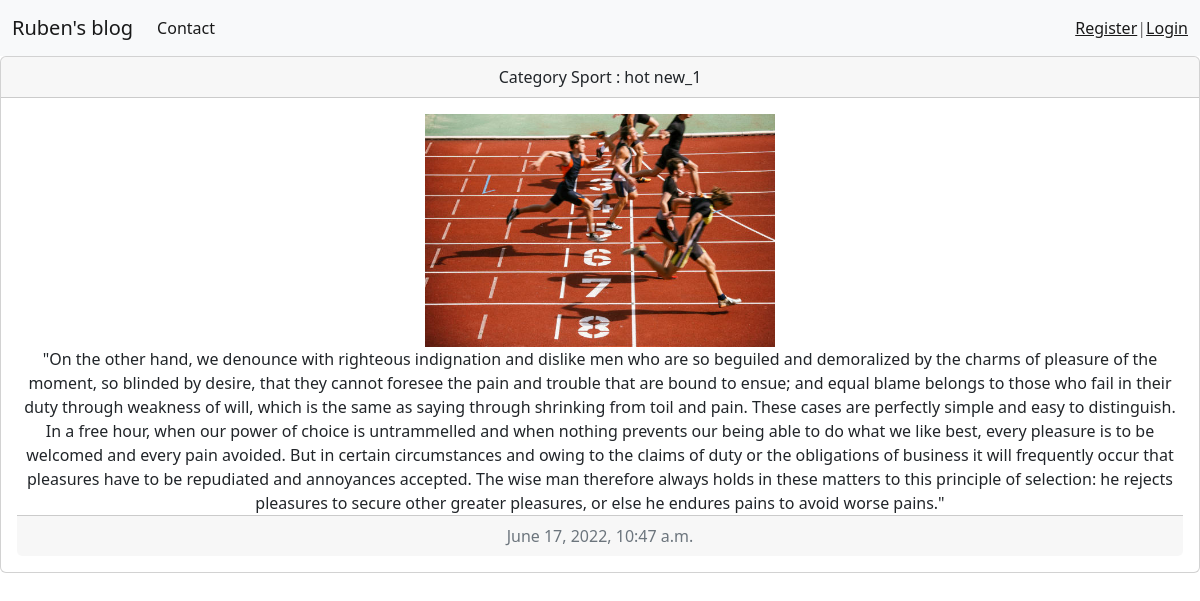
The app's page /oneform/12/ with its own data.
### main/models.py (models this page shows, shortened)
class Form(models.Model):
    title = models.CharField(max_length=20)
    content = models.TextField()
    image = models.ImageField(upload_to='phtos/%Y/%m/%d/')
    published = models.DateTimeField(auto_now_add=True)
    category = models.ForeignKey(Category, on_delete=models.CASCADE)
    class Meta:
        ordering = ['-published']

class Category(models.Model):
    title = models.CharField(max_length=15)
    def __str__(self):
        return self.title

### main/views.py (the view)
# urls.py: path('oneform/<int:pk>/', Oneform.as_view(), name ='one new'),
class Oneform(MyMixin, DetailView):
    model = Form
    context_object_name = 'form'
    template_name = 'main/oneform.html'
    def get_context_data(self, **kwargs):
        context = super().get_context_data(**kwargs)
        get_context = self.get_context()
        return dict(list(context.items()) + list(get_context.items()))

### main/utlis.py (called while the page is built)
    def get_context(self, **kwargs):
        context = kwargs
        categories = Category.objects.all()
        context['categories'] = categories
        return context

### main/templates/main/oneform.html (shortened to what this page needs)
{% extends 'main/base.html' %}
{% block body %}
<div class="card text-center">
    <div class="card-header">
        Category {{ form.category }} : {{ form.title }}
    </div>
    <div class="card-body">
      <div class="media">
        <img src="{{ form.image.url }}" alt="" width="350">
        <div class="media-body">
          <p class="card-text">{{ form.content}}</p>
    </div>
    <div class="card-footer text-muted">
      {{ form.published }}
    </div>
  </div>
{% endblock body %}

### records on screen
Form: category "Sport", title "hot new_1", image (picture), content "\"On the other hand, we denounce with righteous indignation and dislike men who are so beguiled and demoralized by the charms of pleasure of the moment, so blinded by desire, that they cannot foresee the pain and trouble that are bound to ensue; and equal blame belongs to those who fail in their duty through weakness of will, which is the same as saying through shrinking from toil and pain. These cases are perfectly simple and easy to distinguish. In a free hour, when our power of choice is untrammelled and when nothing prevents our being able to do what we like best, every pleasure is to be welcomed and every pain avoided. But in certain circumstances and owing to the claims of duty or the…", published "June 17, 2022, 10:47 a.m."
